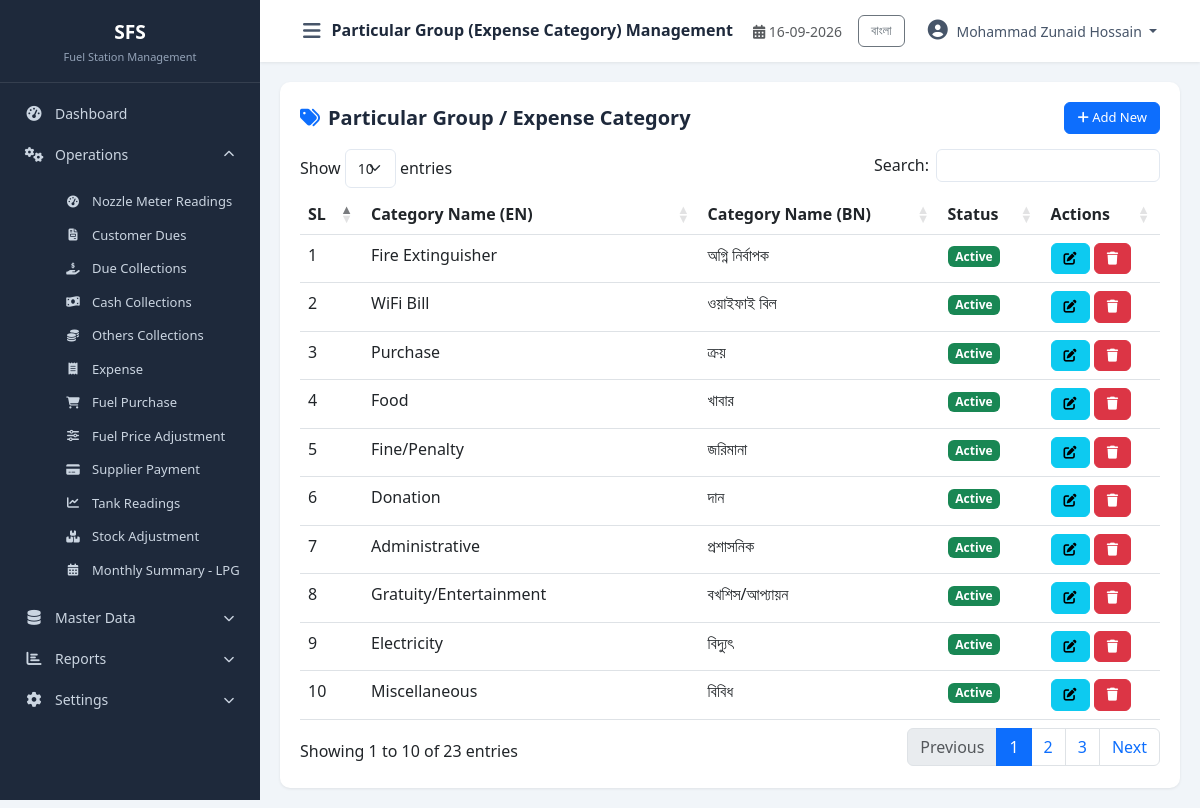
The app's page /modules/master_data/particular_group.php (signed in) with its own data.
### tables this page shows
CREATE TABLE `cfg_companyprofile` (
  `CompanyID` int(11) NOT NULL,
  `CompanyCode` varchar(20) NOT NULL,
  `CompanyName` varchar(200) NOT NULL,
  `CompanyNameBN` varchar(200) DEFAULT NULL,
  `ShortName` varchar(50) DEFAULT NULL,
  `ProprietorName` varchar(150) DEFAULT NULL,
  `ContactPerson` varchar(150) DEFAULT NULL,
  `MobileNo` varchar(20) DEFAULT NULL,
  `PhoneNo` varchar(20) DEFAULT NULL,
  `Email` varchar(100) DEFAULT NULL,
  `Website` varchar(150) DEFAULT NULL,
  `BusinessType` varchar(100) DEFAULT NULL,
  `Address` varchar(500) DEFAULT NULL,
  `City` varchar(100) DEFAULT NULL,
  `District` varchar(100) DEFAULT NULL,
  `PostalCode` varchar(20) DEFAULT NULL,
  `Country` varchar(100) DEFAULT NULL,
  `Logo` varchar(255) DEFAULT NULL,
  `Favicon` varchar(255) DEFAULT NULL,
  `CurrencyCode` varchar(10) DEFAULT 'BDT',
  `CurrencySymbol` varchar(10) DEFAULT '৳',
  `TimeZone` varchar(100) DEFAULT 'Asia/Dhaka',
  `DateFormat` varchar(20) DEFAULT 'dd-MM-yyyy',
  `TimeFormat` varchar(20) DEFAULT '24 Hour',
  `FinancialYearStart` date DEFAULT NULL,
  `FinancialYearEnd` date DEFAULT NULL,
  `DefaultShiftID` int(11) DEFAULT NULL,
  `DefaultLanguage` varchar(20) DEFAULT 'English',
  `AllowNegativeStock` bit(1) DEFAULT b'0',
  `AutoBackup` bit(1) DEFAULT b'1',
  `BackupPath` varchar(500) DEFAULT NULL,
  `CreatedBy` int(11) DEFAULT NULL,
  `CreatedAt` datetime DEFAULT current_timestamp(),
  `UpdatedBy` int(11) DEFAULT NULL,
  `UpdatedAt` datetime DEFAULT NULL,
  `IsActive` bit(1) DEFAULT b'1',
  `IsDeleted` bit(1) DEFAULT b'0'
);

CREATE TABLE `mst_expensecategory` (
  `ExpenseCategoryID` int(11) NOT NULL,
  `CategoryNameEN` varchar(150) NOT NULL,
  `CategoryNameBN` varchar(150) DEFAULT NULL,
  `CreatedBy` int(11) DEFAULT NULL,
  `CreatedAt` datetime NOT NULL DEFAULT current_timestamp(),
  `UpdatedBy` int(11) DEFAULT NULL,
  `UpdatedAt` datetime NOT NULL DEFAULT current_timestamp() ON UPDATE current_timestamp(),
  `IsActive` tinyint(1) NOT NULL DEFAULT 1,
  `IsDeleted` tinyint(1) NOT NULL DEFAULT 0
);

### includes/Query.php (called while the page is built, shortened)
<?php
class Query
{
    private $pdo;
    private static $instance = null;
    public function __construct($host = DB_HOST, $dbname = DB_NAME, $username = DB_USER, $password = DB_PASS, $charset = 'utf8mb4')
    {
        $port = defined('DB_PORT') ? DB_PORT : '3306';
        $dsn = "mysql:host={$host};port={$port};dbname={$dbname};charset={$charset}";
        $options = [
            PDO::ATTR_ERRMODE            => PDO::ERRMODE_EXCEPTION,
            PDO::ATTR_DEFAULT_FETCH_MODE => PDO::FETCH_OBJ,
            PDO::ATTR_EMULATE_PREPARES   => true,
            PDO::MYSQL_ATTR_INIT_COMMAND => "SET NAMES utf8mb4 COLLATE utf8mb4_unicode_ci",
        ];
        try {
            $this->pdo = new PDO($dsn, $username, $password, $options);
        } catch (PDOException $e) {
            die("Database Connection Failed: " . $e->getMessage() . "<br><small>Tip: Ensure MySQL service is running in XAMPP Control Panel and port/credentials in config/database.php match.</small>");
        }
    }
    public static function getInstance()
    {
        if (self::$instance === null) {
            self::$instance = new self();
        }
        return self::$instance;
    }
    public function index($sql, $params = [])
    {
        try {
            $this->stmt = $this->pdo->prepare($sql);
            $this->stmt->execute($params);
            return $this->stmt->fetchAll(PDO::FETCH_OBJ);
        } catch (PDOException $e) {
            die("Query Error: " . $e->getMessage() . "<br>SQL: " . $sql);
        }
    }
}

### config/database.php (called while the page is built, shortened)
<?php
require_once __DIR__ . '/../includes/Query.php';
$objQuery = Query::getInstance();

### includes/functions.php (called while the page is built, shortened)
<?php
function db()
{
    global $objQuery;
    return $objQuery;
}
function getCompanyInfo($key = null)
{
    $sql = "SELECT * FROM cfg_companyprofile WHERE CompanyID = 1 AND IsActive = 1 AND IsDeleted = 0";
    $data = db()->index($sql);
    if (!empty($data)) {
        $company = $data[0];
        return $company;
    }
    return null;
}
function getUserName()
{
    return $_SESSION['user_name'] ?? null;
}
function currentLang()
{
    return $_SESSION['lang'] ?? 'en';
}
function t($key)
{
    $lang = currentLang();
    return $translations[$lang][$key] ?? $key;
}

### modules/master_data/particular_group.php (the view, shortened to what this page needs)
<?php
$pageTitle = 'Particular Group (Expense Category) Management';
require_once __DIR__ . '/../../includes/header.php';
require_once __DIR__ . '/../../includes/sidebar.php';
$data = $objQuery->index("SELECT * FROM mst_expensecategory WHERE IsDeleted=0 ORDER BY ExpenseCategoryID ASC");
?>
<div class="table-container">
    <div class="table-header"><h5><i class="fas fa-tags text-primary me-2"></i><?php echo t('Particular Group / Expense Category'); ?></h5>
        <button class="btn btn-primary btn-sm" data-bs-toggle="modal" data-bs-target="#addModal"><i class="fas fa-plus"></i> Add New</button></div>
    <table class="table table-hover datatable">
        <thead><tr><th>SL</th><th>Category Name (EN)</th><th>Category Name (BN)</th><th>Status</th><th>Actions</th></tr></thead>
        <tbody><?php $sl=1; foreach($data as $row): ?><tr>
            <td><?php echo $sl++; ?></td><td><?php echo htmlspecialchars($row->CategoryNameEN); ?></td><td><?php echo htmlspecialchars($row->CategoryNameBN ?? 'N/A'); ?></td>
            <td><span class="badge bg-<?php echo $row->IsActive?'success':'danger'; ?>"><?php echo $row->IsActive?'Active':'Inactive'; ?></span></td>
            <td><button class="btn btn-sm btn-info edit-btn" data-id="<?php echo $row->ExpenseCategoryID; ?>" data-nameen="<?php echo htmlspecialchars($row->CategoryNameEN); ?>" data-namebn="<?php echo htmlspecialchars($row->CategoryNameBN ?? ''); ?>" data-status="<?php echo $row->IsActive; ?>"><i class="fas fa-edit"></i></button>
            <button class="btn btn-sm btn-danger delete-btn" data-id="<?php echo $row->ExpenseCategoryID; ?>"><i class="fas fa-trash"></i></button></td>
        </tr><?php endforeach; ?></tbody>
    </table>
</div>
<?php require_once __DIR__ . '/../../includes/footer.php'; ?>

### includes/sidebar.php (shortened to what this page needs)
<?php
$currentPage = basename($_SERVER['PHP_SELF']);
$langToggle = currentLang() === 'bn' ? 'en' : 'bn';
$langLabel = currentLang() === 'bn' ? 'English' : 'বাংলা';
?>
<nav id="sidebar" class="sidebar">
    <div class="sidebar-header">
        <h5 class="mb-0"><?php echo $shortName ?? 'FDP'; ?></h5>
        <small class="text-muted"><?php echo t('Fuel Station Management'); ?></small>
    </div>
    <ul class="nav flex-column">
        <li class="nav-item">
            <a class="nav-link <?php echo ($currentPage == 'dashboard.php' || $currentPage == 'index.php') ? 'active' : ''; ?>" href="<?php echo BASE_URL; ?>dashboard.php">
                <i class="fas fa-tachometer-alt"></i> <span><?php echo t('Dashboard'); ?></span>
            </a>
        </li>
        <li class="nav-item">
            <a class="nav-link" data-bs-toggle="collapse" href="#operationsMenu" role="button" aria-expanded="true">
                <i class="fas fa-cogs"></i> <span><?php echo t('Operations'); ?></span>
                <i class="fas fa-chevron-down ms-auto"></i>
            </a>
            <div class="collapse show" id="operationsMenu">
                <ul class="nav flex-column ms-3">
                    <li class="nav-item"><a class="nav-link small" href="<?php echo BASE_URL; ?>modules/operations/nozzle_reading.php"><i class="fas fa-tachometer-alt"></i> <?php echo t('Nozzle Meter Readings'); ?></a></li>
                    <li class="nav-item"><a class="nav-link small" href="<?php echo BASE_URL; ?>modules/operations/customer_due.php"><i class="fas fa-file-invoice"></i> <?php echo t('Customer Dues'); ?></a></li>
                    <li class="nav-item"><a class="nav-link small" href="<?php echo BASE_URL; ?>modules/operations/due_collection.php"><i class="fas fa-hand-holding-usd"></i> <?php echo t('Due Collections'); ?></a></li>
                    <li class="nav-item"><a class="nav-link small" href="<?php echo BASE_URL; ?>modules/operations/cash_collection.php"><i class="fas fa-money-bill-wave"></i> <?php echo t('Cash Collections'); ?></a></li>
                    <li class="nav-item"><a class="nav-link small" href="<?php echo BASE_URL; ?>modules/operations/others_collection.php"><i class="fas fa-coins"></i> <?php echo t('Others Collections'); ?></a></li>
                    <li class="nav-item"><a class="nav-link small" href="<?php echo BASE_URL; ?>modules/operations/expense.php"><i class="fas fa-receipt"></i> <?php echo t('Expense'); ?></a></li>
                    <li class="nav-item"><a class="nav-link small" href="<?php echo BASE_URL; ?>modules/operations/fuel_purchase.php"><i class="fas fa-shopping-cart"></i> <?php echo t('Fuel Purchase'); ?></a></li>
                    <li class="nav-item"><a class="nav-link small" href="<?php echo BASE_URL; ?>modules/operations/fuel_price_adjustment.php"><i class="fas fa-sliders-h"></i> <?php echo t('Fuel Price Adjustment'); ?></a></li>
                    <li class="nav-item"><a class="nav-link small" href="<?php echo BASE_URL; ?>modules/operations/supplier_payment.php"><i class="fas fa-credit-card"></i> <?php echo t('Supplier Payment'); ?></a></li>
                    <li class="nav-item"><a class="nav-link small" href="<?php echo BASE_URL; ?>modules/operations/tank_reading.php"><i class="fas fa-chart-line"></i> <?php echo t('Tank Readings'); ?></a></li>
                    <li class="nav-item"><a class="nav-link small" href="<?php echo BASE_URL; ?>modules/operations/stock_adjustment.php"><i class="fas fa-boxes"></i> <?php echo t('Stock Adjustment'); ?></a></li>
                    <li class="nav-item"><a class="nav-link small" href="<?php echo BASE_URL; ?>modules/operations/monthly_summary.php"><i class="fas fa-calendar-alt"></i> <?php echo t('Monthly Summary - LPG'); ?></a></li>
                </ul>
            </div>
        </li>
        <li class="nav-item">
          <a class="nav-link collapsed" data-bs-toggle="collapse" href="#masterDataMenu" role="button" aria-expanded="false">
                <i class="fas fa-database"></i> <span><?php echo t('Master Data'); ?></span>
                <i class="fas fa-chevron-down ms-auto"></i>
            </a>
        </li>
        <?php $isReportPage = in_array($currentPage, ['daily_statement.php', 'profit_loss.php', 'date_to_date_statement.php', 'monthly_collection_expense_summary.php', 'monthly_expense_item_wise.php', 'stock_summary.php']); ?>
        <li class="nav-item">
            <a class="nav-link <?php echo $isReportPage ? '' : 'collapsed'; ?>" data-bs-toggle="collapse" href="#reportsMenu" role="button" aria-expanded="<?php echo $isReportPage ? 'true' : 'false'; ?>">
                <i class="fas fa-chart-bar"></i> <span><?php echo t('Reports'); ?></span>
                <i class="fas fa-chevron-down ms-auto"></i>
            </a>
        </li>
        <li class="nav-item">
            <a class="nav-link <?php echo in_array($currentPage, ['final_submit_setting.php', 'system_setting.php']) ? '' : 'collapsed'; ?>" data-bs-toggle="collapse" href="#settingsMenu" role="button" aria-expanded="<?php echo in_array($currentPage, ['final_submit_setting.php', 'system_setting.php']) ? 'true' : 'false'; ?>">
                <i class="fas fa-cog"></i> <span><?php echo t('Settings'); ?></span>
                <i class="fas fa-chevron-down ms-auto"></i>
            </a>
        </li>
    </ul>
</nav>
<div id="content-wrapper">
    <nav class="navbar navbar-expand-lg top-navbar">
        <div class="container-fluid">
            <button type="button" id="sidebarCollapse" class="btn btn-link">
                <i class="fas fa-bars"></i>
            </button>
            <span class="navbar-brand mb-0 h1"><?php echo t($pageTitle ?? 'Dashboard'); ?></span>
            <div class="ms-auto d-flex align-items-center">
                <span class="me-3 text-muted small">
                    <i class="fas fa-calendar-alt"></i> <?php echo date('d-m-Y'); ?>
                </span>
                <div class="dropdown">
                    <a class="btn btn-sm btn-outline-secondary me-2" href="?lang=<?php echo $langToggle; ?>"><?php echo $langLabel; ?></a>
                    <button class="btn btn-link dropdown-toggle" type="button" data-bs-toggle="dropdown">
                        <i class="fas fa-user-circle"></i> <?php echo getUserName() ?? 'User'; ?>
                    </button>
                </div>
            </div>
        </div>
    </nav>
    <div id="main-content" class="container-fluid">

### assets/css/style.css (style rules this page uses)
:root { --sidebar-width: 260px; --sidebar-bg: #1e293b; --sidebar-hover: #334155; --sidebar-active: #0d6efd; --header-bg: #ffffff; --primary-dark: #0b5ed7; --success-dark: #157347; --border-color: #e2e8f0; --card-shadow: 0 1px 3px rgba(0,0,0,0.08); }
* { margin: 0; padding: 0; box-sizing: border-box; }
body { font-family: 'Segoe UI', Tahoma, Geneva, Verdana, sans-serif; background: #f1f5f9; overflow-x: hidden; }
.sidebar { width: var(--sidebar-width); min-width: var(--sidebar-width); background: var(--sidebar-bg); color: #cbd5e1; transition: all 0.3s; position: fixed; top: 0; left: 0; height: 100vh; z-index: 1000; overflow-y: auto; }
.sidebar .sidebar-header { padding: 20px 20px 15px; border-bottom: 1px solid rgba(255,255,255,0.1); text-align: center; }
.sidebar .sidebar-header h5 { color: #fff; font-weight: 700; font-size: 1.2rem; }
.sidebar .sidebar-header small { color: #94a3b8 !important; font-size: 11px; }
.sidebar .nav { padding: 10px 0; }
.sidebar .nav-link { color: #cbd5e1; padding: 10px 20px; font-size: 14px; border-left: 3px solid transparent; transition: all 0.2s; display: flex; align-items: center; }
.sidebar .nav-link i { width: 22px; font-size: 15px; margin-right: 10px; text-align: center; }
.sidebar .nav-link .fa-chevron-down { font-size: 11px; margin-right: 0; transition: transform 0.3s; }
.sidebar .nav-link[aria-expanded="true"] .fa-chevron-down { transform: rotate(180deg); }
.sidebar .collapse .nav-link { padding: 7px 20px 7px 45px; font-size: 13px; }
.sidebar .collapse .nav-link i { font-size: 12px; width: 18px; }
#content-wrapper { width: calc(100% - var(--sidebar-width)); margin-left: var(--sidebar-width); transition: all 0.3s; min-height: 100vh; }
.top-navbar { background: var(--header-bg); box-shadow: 0 1px 3px rgba(0,0,0,0.08); padding: 10px 20px; position: sticky; top: 0; z-index: 999; }
.top-navbar .btn-link { color: #475569; text-decoration: none; font-size: 20px; padding: 5px 10px; }
.top-navbar .navbar-brand { font-size: 16px; font-weight: 600; color: #1e293b; }
.top-navbar .dropdown-toggle { color: #475569; text-decoration: none; font-size: 14px; }
.top-navbar .fa-user-circle { font-size: 20px; margin-right: 5px; }
#main-content { padding: 20px; min-height: calc(100vh - 60px); }
.btn { border-radius: 6px; font-size: 14px; padding: 8px 16px; }
.btn-sm { padding: 5px 12px; font-size: 13px; }
.table-container { background: #fff; border-radius: 10px; padding: 20px; box-shadow: var(--card-shadow); }
.table-container .table-header { display: flex; justify-content: space-between; align-items: center; margin-bottom: 15px; }
.table-container .table-header h5 { font-weight: 600; color: #1e293b; margin: 0; }

### records on screen
cfg_companyprofile: ShortName "SFS"
mst_expensecategory: CategoryNameEN "Fire Extinguisher", CategoryNameBN "অগ্নি নির্বাপক", IsActive "Active"
mst_expensecategory: CategoryNameEN "WiFi Bill", CategoryNameBN "ওয়াইফাই বিল", IsActive "Active"
mst_expensecategory: CategoryNameEN "Purchase", CategoryNameBN "ক্রয়", IsActive "Active"
mst_expensecategory: CategoryNameEN "Food", CategoryNameBN "খাবার", IsActive "Active"
mst_expensecategory: CategoryNameEN "Fine/Penalty", CategoryNameBN "জরিমানা", IsActive "Active"
mst_expensecategory: CategoryNameEN "Donation", CategoryNameBN "দান", IsActive "Active"
mst_expensecategory: CategoryNameEN "Administrative", CategoryNameBN "প্রশাসনিক", IsActive "Active"
mst_expensecategory: CategoryNameEN "Gratuity/Entertainment", CategoryNameBN "বখশিস/আপ্যায়ন", IsActive "Active"
mst_expensecategory: CategoryNameEN "Electricity", CategoryNameBN "বিদ্যুৎ", IsActive "Active"
mst_expensecategory: CategoryNameEN "Miscellaneous", CategoryNameBN "বিবিধ", IsActive "Active"

### other values on screen
t('Fuel Station Management') "Fuel Station Management"
t('Dashboard') "Dashboard"
t('Operations') "Operations"
t('Nozzle Meter Readings') "Nozzle Meter Readings"
t('Customer Dues') "Customer Dues"
t('Due Collections') "Due Collections"
t('Cash Collections') "Cash Collections"
t('Others Collections') "Others Collections"
t('Expense') "Expense"
t('Fuel Purchase') "Fuel Purchase"
t('Fuel Price Adjustment') "Fuel Price Adjustment"
t('Supplier Payment') "Supplier Payment"
t('Tank Readings') "Tank Readings"
t('Stock Adjustment') "Stock Adjustment"
t('Monthly Summary - LPG') "Monthly Summary - LPG"
